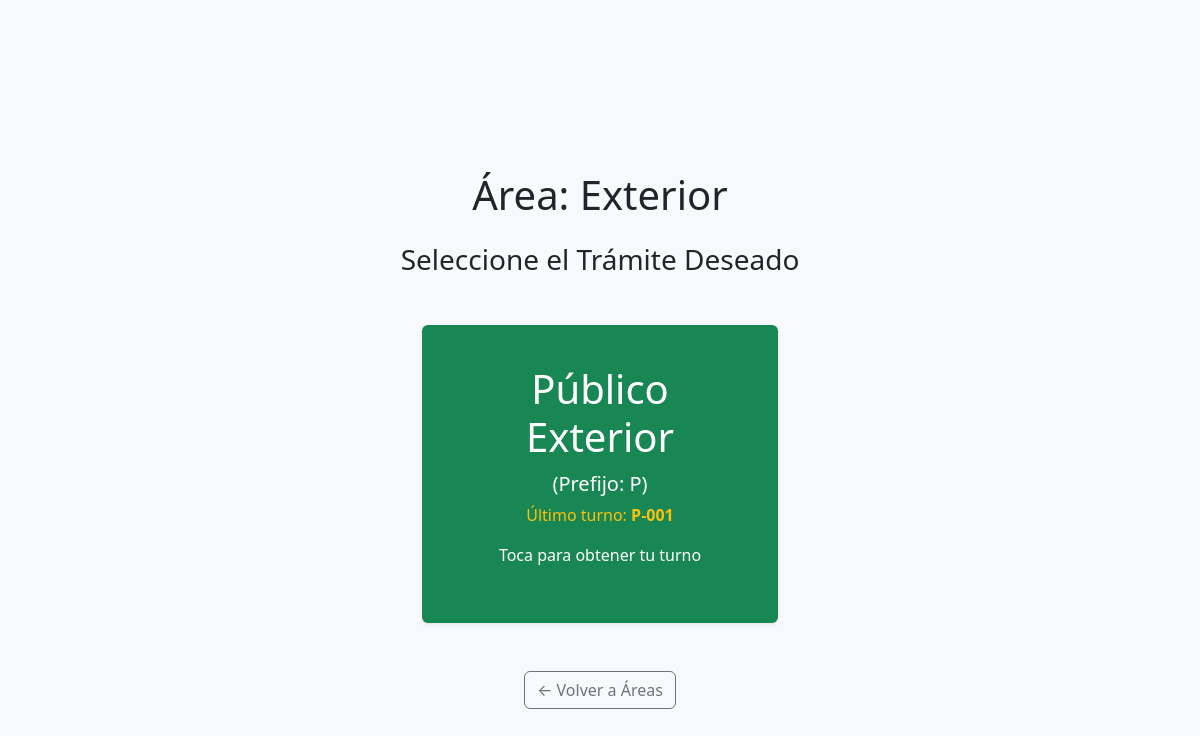
The page /index.php?id_area=3 on the database its author committed.
### tables this page shows
CREATE TABLE IF NOT EXISTS `areas` (
  `id_area` int(11) NOT NULL AUTO_INCREMENT,
  `nombre_area` varchar(100) NOT NULL,
  `descripcion` text DEFAULT NULL,
  `activo` tinyint(1) NOT NULL DEFAULT 1,
  `termino_ubicacion` varchar(50) NOT NULL DEFAULT 'Escritorio' COMMENT 'Ej: Escritorio, Módulo, Puerta, Ventanilla',
  PRIMARY KEY (`id_area`)
);

CREATE TABLE IF NOT EXISTS `tipos_tramite` (
  `id_tramite` int(11) NOT NULL AUTO_INCREMENT,
  `id_area` int(11) NOT NULL COMMENT 'FK al área principal',
  `nombre_tramite` varchar(100) NOT NULL COMMENT 'Ej: Renovación de Licencia, Pago de Multas',
  `prefijo_letra` char(1) NOT NULL COMMENT 'Ej: R, M, S',
  `ultimo_turno_diario` int(11) NOT NULL DEFAULT 0,
  `activo` tinyint(1) NOT NULL DEFAULT 1,
  `prioridad` int(11) NOT NULL DEFAULT 0 COMMENT 'Nivel de prioridad (0=Normal, 1=Alta)',
  PRIMARY KEY (`id_tramite`),
  UNIQUE KEY `prefijo_letra` (`prefijo_letra`),
  KEY `id_area` (`id_area`),
  CONSTRAINT `tipos_tramite_ibfk_1` FOREIGN KEY (`id_area`) REFERENCES `areas` (`id_area`) ON DELETE CASCADE ON UPDATE CASCADE
);

### index.php (the view, shortened to what this page needs)
<?php
require_once 'config.php';
$mensaje = "";
$numero_generado = "";
$area_generada = "";
$area_seleccionada_id = (int)($_GET['id_area'] ?? 0);
$area_seleccionada_nombre = "";
$tramites_result = null;
if ($_SERVER["REQUEST_METHOD"] == "POST" && isset($_POST['id_tramite'])) {
    $id_tramite = $mysqli->real_escape_string($_POST['id_tramite']);
    $mysqli->begin_transaction();
    try {
        $stmt = $mysqli->prepare("
            SELECT
                t.prefijo_letra, t.ultimo_turno_diario, t.nombre_tramite, t.id_area,
                a.nombre_area
            FROM tipos_tramite t
            JOIN areas a ON t.id_area = a.id_area
            WHERE t.id_tramite = ? FOR UPDATE
        ");
        $stmt->bind_param("i", $id_tramite);
        $stmt->execute();
        $result = $stmt->get_result();
        if ($result->num_rows == 0) {
            throw new Exception("Trámite no válido o inactivo.");
        }
        $data = $result->fetch_assoc();
        $prefijo = $data['prefijo_letra'];
        $area_nombre = $data['nombre_area'];
        $tramite_nombre = $data['nombre_tramite'];
        $id_area = $data['id_area'];
        $nuevo_correlativo = $data['ultimo_turno_diario'] + 1;
        $numero_formateado = $prefijo . '-' . str_pad($nuevo_correlativo, 3, '0', STR_PAD_LEFT);
        $numero_generado = $numero_formateado;
        $area_generada = $area_nombre . " / " . $tramite_nombre;
        $stmt = $mysqli->prepare("UPDATE tipos_tramite SET ultimo_turno_diario = ? WHERE id_tramite = ?");
        $stmt->bind_param("ii", $nuevo_correlativo, $id_tramite);
        if (!$stmt->execute()) {
             throw new Exception("Error al actualizar el contador del trámite: " . $stmt->error);
        }
        $stmt = $mysqli->prepare("INSERT INTO turnos (id_area, id_tramite, numero_correlativo, numero_completo, estado) VALUES (?, ?, ?, ?, 'ESPERA')");
        $stmt->bind_param("iiss", $id_area, $id_tramite, $nuevo_correlativo, $numero_formateado);
        if (!$stmt->execute()) {
            throw new Exception("Error al insertar el turno. Revise la clave foránea o el 'id_tramite': " . $stmt->error);
        }
        $mysqli->commit();
        $mensaje = "¡Turno generado con éxito para {$tramite_nombre}! Su número es: <br><strong class='display-1 text-primary'>{$numero_formateado}</strong><p class='mt-3'>Por favor, tome su ticket.</p>";
    } catch (Exception $e) {
        $mysqli->rollback();
        $mensaje = "<div class='alert alert-danger'>Error crítico al generar el turno. ❌<br>Detalles: " . $e->getMessage() . "</div>";
    }
}
elseif ($area_seleccionada_id > 0) {
    $stmt = $mysqli->prepare("SELECT nombre_area FROM areas WHERE id_area = ? AND activo = TRUE");
    $stmt->bind_param("i", $area_seleccionada_id);
    $stmt->execute();
    $result = $stmt->get_result();
    $area_data = $result->fetch_assoc();
    $area_seleccionada_nombre = $area_data['nombre_area'];
    $stmt = $mysqli->prepare("SELECT id_tramite, nombre_tramite, prefijo_letra, ultimo_turno_diario FROM tipos_tramite WHERE id_area = ? AND activo = TRUE ORDER BY nombre_tramite");
    $stmt->bind_param("i", $area_seleccionada_id);
    $stmt->execute();
    $tramites_result = $stmt->get_result();
}
?>
<!DOCTYPE html>
<html lang="es">
<head>
    <link href="https://cdn.jsdelivr.net/npm/bootstrap@5.3.3/dist/css/bootstrap.min.css" rel="stylesheet">
</head>
<body class="bg-light">
    <div class="container mt-5">
        <?php if (!empty($mensaje)):  ?>
            <div class="alert alert-success text-center p-5" role="alert">
                <?= $mensaje; ?>
                <hr>
                <button onclick="imprimirTicket('<?php echo $numero_generado; ?>', '<?php echo $area_generada; ?>')" class="btn btn-lg btn-primary mt-3 me-3">
                    🖨️ Imprimir Ticket
                </button>
                <button onclick="window.location.href='index.php'" class="btn btn-lg btn-secondary mt-3">
                    Volver al Quiosco
                </button>
            </div>
            <div id="ticket-imprimir" style="display: none;"></div>
        <?php elseif ($area_seleccionada_id > 0 && $tramites_result && $tramites_result->num_rows > 0):  ?>
            <h1 class="text-center mb-4">Área: <?php echo htmlspecialchars($area_seleccionada_nombre); ?></h1>
            <h3 class="text-center mb-5">Seleccione el Trámite Deseado</h3>
            <div class="row justify-content-center">
                <?php while($row = $tramites_result->fetch_assoc()):
                    $ultimo_numero_completo = $row['prefijo_letra'] . '-' . str_pad($row['ultimo_turno_diario'], 3, '0', STR_PAD_LEFT);
                ?>
                <div class="col-md-4 mb-4">
                    <form method="POST" action="index.php" class="h-100">
                        <button type="submit" class="tramite-card card text-center p-4 shadow-sm w-100 h-100 border-0 bg-success text-white">
                            <div class="card-body">
                                <h2 class="card-title display-6"><?php echo htmlspecialchars($row['nombre_tramite']); ?></h2>
                                <p class="card-text fs-5 mb-1">(Prefijo: <?php echo $row['prefijo_letra']; ?>)</p>
                                <p class="fs-6 text-warning">Último turno: <strong><?php echo $ultimo_numero_completo; ?></strong></p>
                                <p class="mt-3">Toca para obtener tu turno</p>
                            </div>
                        </button>
                    </form>
                </div>
                <?php endwhile; ?>
            </div>
            <p class="text-center mt-4"><a href="index.php" class="btn btn-outline-secondary">← Volver a Áreas</a></p>
        <?php endif; ?>
    </div>
</body>
</html>

### index.php (style rules this page uses)
.area-card, .tramite-card { cursor: pointer; transition: transform 0.2s, box-shadow 0.2s; }
.container { min-height: 100vh; display: flex; flex-direction: column; justify-content: center; }

### rows shown on the page
areas: nombre_area "Exterior"
tipos_tramite: nombre_tramite "Público Exterior", prefijo_letra "P", ultimo_numero_completo "P-001"
